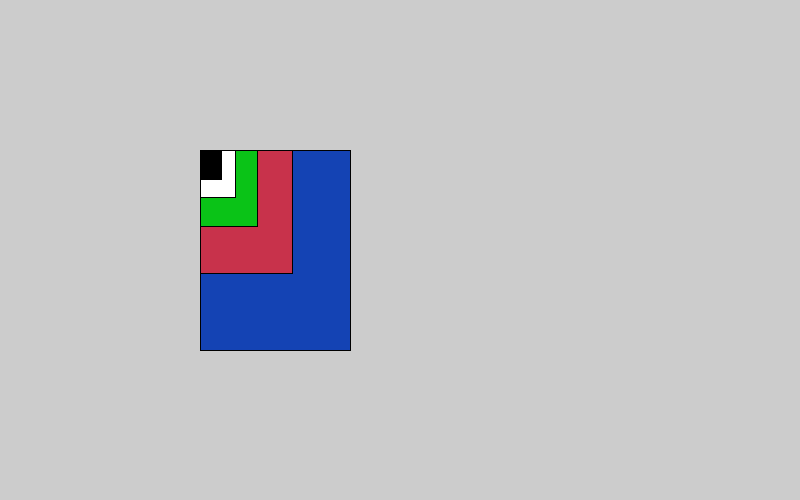
Frame 1 (no input)
Frame 60 (the mouse pressed at the canvas centre just before this capture): identical to frame 1, image omitted
Frame 120 (the mouse held since frame 60 and released just before this capture): identical to frame 1, image omitted

The Processing sketch that drew this single still picture (run headless with seeded random() and noise(); from frame 60 on, the mouse is pressed at the canvas centre):

// Processing sketch: exercise_023_01
// ── exercise_023_01.pde

void setup (){
size (800,500);
}
void draw () {
  float x= 1.61803398875;
  for (int i=80; i>2; i=i-1){
    fill (20, 67, 180); //blue
    rect (200,150, 150, 200); //big rect
    fill (200, 50, 75); //red
    rect (200,150,150/x, 200/x ); //second rect
    fill(10, 195, 23); //green
    rect (200, 150, 150/x/x, 200/x/x ); //third rect
    fill (255); //white
    rect (200, 150, 150/x/x/x, 200/x/x/x ); //fourth rect
    fill(0); //black
    rect (200, 150, 150/x/x/x/x, 200/x/x/x/x); //smallest rect
    rotate (PI/4); 
    translate (30, 20);
    scale(30);
   
  }
}
